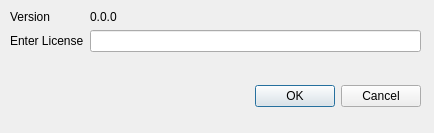
<?xml version="1.0" encoding="UTF-8"?>
<ui version="4.0">
 <class>licenseDialog</class>
 <widget class="QDialog" name="licenseDialog">
  <property name="geometry">
   <rect>
    <x>0</x>
    <y>0</y>
    <width>434</width>
    <height>133</height>
   </rect>
  </property>
  <property name="windowTitle">
   <string>License</string>
  </property>
  <widget class="QDialogButtonBox" name="buttonBox">
   <property name="geometry">
    <rect>
     <x>0</x>
     <y>81</y>
     <width>421</width>
     <height>31</height>
    </rect>
   </property>
   <property name="orientation">
    <enum>Qt::Horizontal</enum>
   </property>
   <property name="standardButtons">
    <set>QDialogButtonBox::Cancel|QDialogButtonBox::Ok</set>
   </property>
  </widget>
  <widget class="QWidget" name="formLayoutWidget">
   <property name="geometry">
    <rect>
     <x>0</x>
     <y>0</y>
     <width>431</width>
     <height>80</height>
    </rect>
   </property>
   <layout class="QFormLayout" name="formLayout">
    <property name="leftMargin">
     <number>10</number>
    </property>
    <property name="topMargin">
     <number>10</number>
    </property>
    <property name="rightMargin">
     <number>10</number>
    </property>
    <property name="bottomMargin">
     <number>10</number>
    </property>
    <item row="1" column="1">
     <widget class="QLineEdit" name="lineEdit"/>
    </item>
    <item row="1" column="0">
     <widget class="QLabel" name="label">
      <property name="text">
       <string>Enter License</string>
      </property>
     </widget>
    </item>
    <item row="0" column="0">
     <widget class="QLabel" name="label_2">
      <property name="text">
       <string>Version</string>
      </property>
     </widget>
    </item>
    <item row="0" column="1">
     <widget class="QLabel" name="versionLabel">
      <property name="text">
       <string>0.0.0</string>
      </property>
     </widget>
    </item>
   </layout>
  </widget>
 </widget>
 <resources/>
 <connections>
  <connection>
   <sender>buttonBox</sender>
   <signal>accepted()</signal>
   <receiver>licenseDialog</receiver>
   <slot>accept()</slot>
   <hints>
    <hint type="sourcelabel">
     <x>238</x>
     <y>81</y>
    </hint>
    <hint type="destinationlabel">
     <x>157</x>
     <y>122</y>
    </hint>
   </hints>
  </connection>
  <connection>
   <sender>buttonBox</sender>
   <signal>rejected()</signal>
   <receiver>licenseDialog</receiver>
   <slot>reject()</slot>
   <hints>
    <hint type="sourcelabel">
     <x>306</x>
     <y>81</y>
    </hint>
    <hint type="destinationlabel">
     <x>286</x>
     <y>122</y>
    </hint>
   </hints>
  </connection>
 </connections>
</ui>
